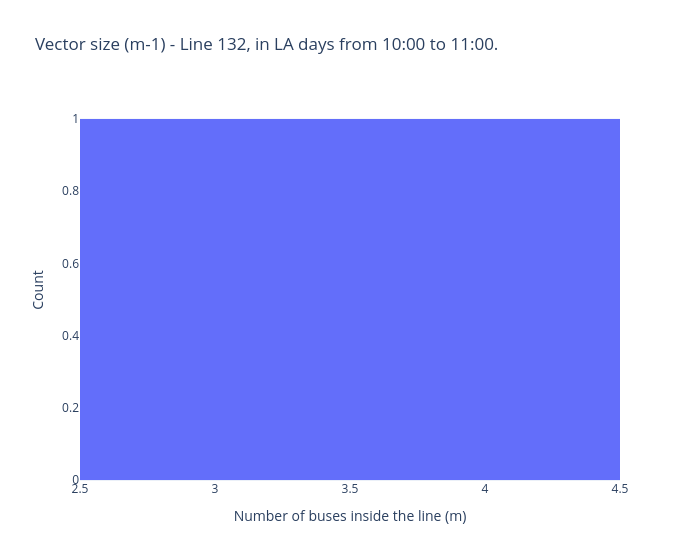

Notebook source saved alongside this figure:
### Code cell
fig = go.Figure()

fig.add_trace(go.Histogram(x=vector_sizes.hw_pos, name="Number of buses(m)", xbins={"size": 1}))
# Layout
fig.update_layout(
    width=700,
    title=f"Vector size (m-1) - Line {line}, in {day_type} days from {st_hour}:00 to {end_hour}:00.",
    xaxis_title="Number of buses inside the line (m)",
    yaxis_title="Count",
)

### Figure 1 — Plotly figure (JSON) as saved in the notebook; plotly's stock layout.template omitted (floating-point values rounded to 4 significant figures)
{"data": [{"name": "Number of buses(m)", "type": "histogram", "x": [3, 4], "xbins": {"size": 1}}], "layout": {"title": {"text": "Vector size (m-1) - Line 132, in LA days from 10:00 to 11:00."}, "width": 700, "xaxis": {"title": {"text": "Number of buses inside the line (m)"}}, "yaxis": {"title": {"text": "Count"}}}}
